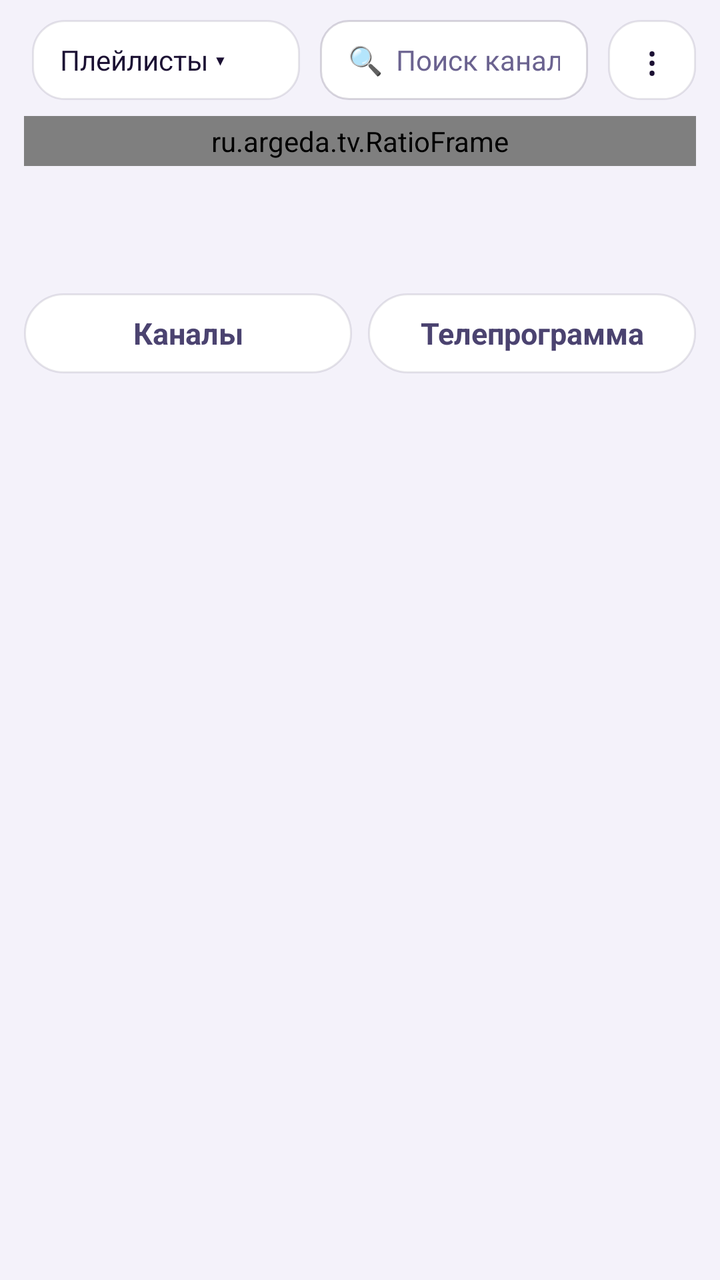
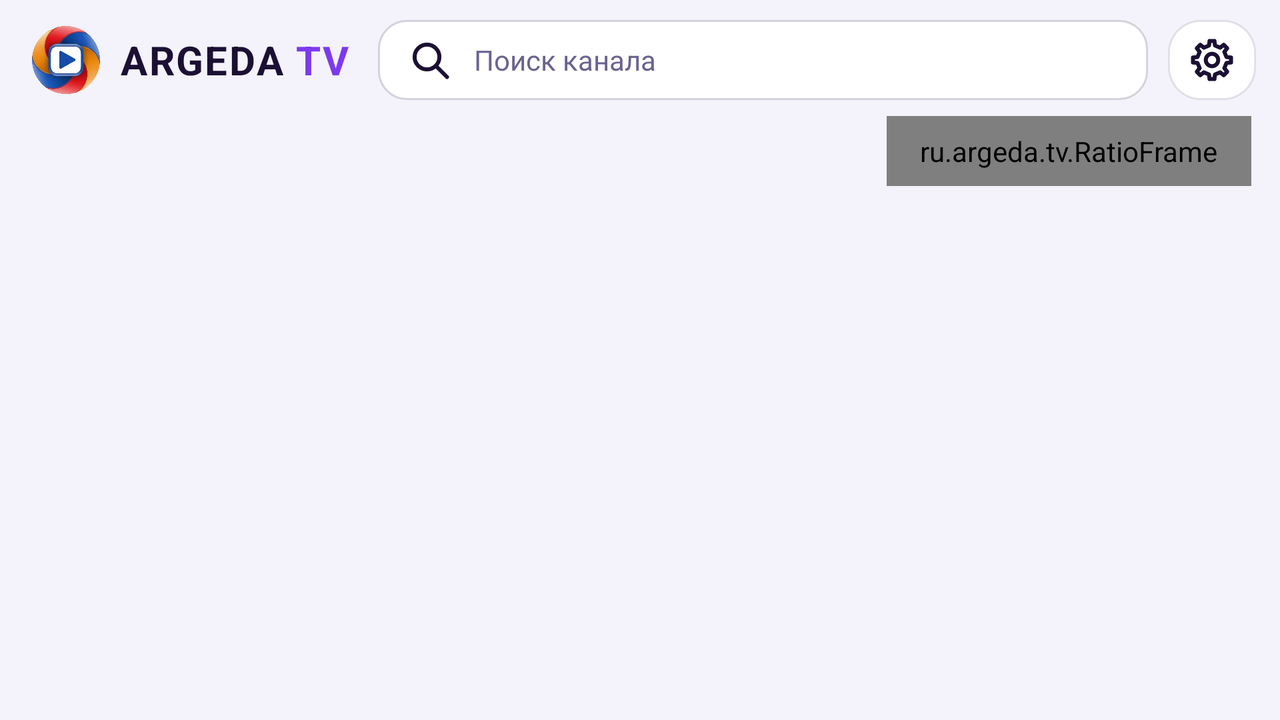

The same Android screen from two of the app's own layout files: first res/layout/ as a phone draws it, then the repository's variant for another configuration, drawn on a device whose configuration selects that folder. Both files follow.
<!-- AndroidManifest.xml: application theme AppTheme -->
<!-- res/layout/activity_main.xml -->
<?xml version="1.0" encoding="utf-8"?>
<LinearLayout xmlns:android="http://schemas.android.com/apk/res/android"
    xmlns:app="http://schemas.android.com/apk/res-auto"
    android:layout_width="match_parent" android:layout_height="match_parent"
    android:orientation="vertical" android:background="@color/bg" android:fitsSystemWindows="true">

    <LinearLayout android:id="@+id/top" android:layout_width="match_parent" android:layout_height="wrap_content"
        android:orientation="horizontal" android:gravity="center_vertical"
        android:paddingStart="16dp" android:paddingEnd="12dp" android:paddingTop="10dp" android:paddingBottom="8dp">

        <LinearLayout android:id="@+id/brand" android:layout_width="wrap_content" android:layout_height="wrap_content"
            android:orientation="horizontal" android:gravity="center_vertical" android:layout_marginEnd="14dp" android:visibility="gone">
            <ImageView android:layout_width="34dp" android:layout_height="34dp" android:src="@drawable/brand_logo"
                android:importantForAccessibility="no" />
            <TextView android:layout_width="wrap_content" android:layout_height="wrap_content" android:layout_marginStart="10dp"
                android:text="@string/brand" android:textColor="@color/text" android:textSize="20sp" android:textStyle="bold"
                android:letterSpacing="0.04" />
        </LinearLayout>

        <TextView android:id="@+id/source" android:layout_width="0dp" android:layout_height="40dp" android:layout_weight="1"
            android:background="@drawable/btn_bg" android:focusable="true" android:clickable="true"
            android:gravity="center_vertical" android:paddingStart="14dp" android:paddingEnd="14dp"
            android:singleLine="true" android:ellipsize="end" android:textColor="@color/text" android:textSize="14sp"
            android:text="Плейлисты ▾" />

        <EditText android:id="@+id/search" android:layout_width="0dp" android:layout_height="40dp" android:layout_weight="1"
            android:layout_marginStart="10dp" android:background="@drawable/field_bg" android:hint="🔍  Поиск канала"
            android:imeOptions="actionSearch" android:inputType="text" android:singleLine="true"
            android:paddingStart="14dp" android:paddingEnd="14dp" android:textColor="@color/text"
            android:textColorHint="@color/muted" android:textSize="14sp" />

        <TextView android:id="@+id/menu" android:layout_width="44dp" android:layout_height="40dp"
            android:layout_marginStart="10dp" android:background="@drawable/btn_bg" android:focusable="true"
            android:clickable="true" android:gravity="center" android:text="⋮" android:textColor="@color/text"
            android:textSize="20sp" android:contentDescription="Меню" />
    </LinearLayout>

    <FrameLayout android:layout_width="match_parent" android:layout_height="0dp" android:layout_weight="1">

        <LinearLayout android:id="@+id/body" android:layout_width="match_parent" android:layout_height="match_parent"
            android:orientation="vertical">
            <LinearLayout android:layout_width="match_parent" android:layout_height="wrap_content"
                android:orientation="vertical" android:paddingStart="12dp" android:paddingEnd="12dp">
            <ru.argeda.tv.RatioFrame android:id="@+id/pv" android:layout_width="match_parent" android:layout_height="wrap_content"
                android:background="@drawable/preview_bg" android:focusable="true" android:clickable="true" android:padding="3dp">
                <androidx.media3.ui.PlayerView android:id="@+id/preview" android:layout_width="match_parent"
                    android:layout_height="match_parent" app:use_controller="false" app:resize_mode="fit" app:surface_type="texture_view"
                    app:shutter_background_color="@android:color/black" android:focusable="false" />
                <ProgressBar android:id="@+id/pBuf" android:layout_width="40dp" android:layout_height="40dp"
                    android:layout_gravity="center" android:indeterminateTint="@color/accentLight" android:visibility="gone" />
                <TextView android:id="@+id/pMsg" android:layout_width="wrap_content" android:layout_height="wrap_content"
                    android:layout_gravity="center" android:layout_margin="12dp" android:gravity="center"
                    android:textColor="#E6FFFFFF" android:textSize="13sp" android:visibility="gone" />
                <TextView android:id="@+id/pArch" android:layout_width="wrap_content" android:layout_height="wrap_content"
                    android:layout_gravity="top|start" android:layout_margin="8dp" android:background="@drawable/mark_bg"
                    android:paddingStart="6dp" android:paddingEnd="6dp" android:text="ЗАПИСЬ" android:textColor="@color/text"
                    android:textSize="11sp" android:visibility="gone" />
            </ru.argeda.tv.RatioFrame>
            <TextView android:id="@+id/pTitle" android:layout_width="match_parent" android:layout_height="wrap_content"
                android:layout_marginTop="10dp" android:singleLine="true" android:ellipsize="end"
                android:textColor="@color/text" android:textSize="17sp" android:textStyle="bold" />
            <TextView android:id="@+id/pNow" android:layout_width="match_parent" android:layout_height="wrap_content"
                android:layout_marginTop="2dp" android:singleLine="true" android:ellipsize="end"
                android:textColor="@color/muted" android:textSize="14sp" />
            <ProgressBar android:id="@+id/pProg" style="@android:style/Widget.Material.ProgressBar.Horizontal"
                android:layout_width="match_parent" android:layout_height="4dp" android:layout_marginTop="6dp"
                android:max="1000" android:progressTint="@color/accentLight" android:progressBackgroundTint="@color/panel2" android:visibility="gone" />
            </LinearLayout>
            <LinearLayout android:layout_width="match_parent" android:layout_height="wrap_content"
                android:layout_marginTop="10dp" android:layout_marginBottom="6dp" android:orientation="horizontal"
                android:paddingStart="12dp" android:paddingEnd="12dp">
                <TextView android:id="@+id/tChannels" style="@style/Tab" android:layout_width="0dp" android:layout_weight="1"
                    android:text="Каналы" />
                <TextView android:id="@+id/tEpg" style="@style/Tab" android:layout_width="0dp" android:layout_weight="1"
                    android:layout_marginStart="8dp" android:text="Телепрограмма" />
            </LinearLayout>
            <FrameLayout android:layout_width="match_parent" android:layout_height="0dp" android:layout_weight="1">
                <androidx.recyclerview.widget.RecyclerView android:id="@+id/channels"
                    android:layout_width="match_parent" android:layout_height="match_parent"
                    android:paddingStart="4dp" android:paddingEnd="4dp" android:paddingBottom="12dp" android:clipToPadding="false" />
                <FrameLayout android:id="@+id/epgBox" android:layout_width="match_parent" android:layout_height="match_parent"
                    android:paddingStart="8dp" android:paddingEnd="8dp" android:visibility="gone">
                <TextView android:id="@+id/epgEmpty" android:layout_width="match_parent" android:layout_height="wrap_content"
                    android:padding="12dp" android:textColor="@color/muted" android:textSize="14sp" android:visibility="gone" />
                <androidx.recyclerview.widget.RecyclerView android:id="@+id/epgList" android:layout_width="match_parent"
                    android:layout_height="match_parent" android:clipToPadding="false" android:paddingBottom="12dp" />
                </FrameLayout>
            </FrameLayout>
        </LinearLayout>

        <LinearLayout android:id="@+id/empty" android:layout_width="match_parent" android:layout_height="match_parent"
            android:orientation="vertical" android:gravity="center" android:padding="32dp" android:visibility="gone">
            <TextView android:id="@+id/emptyText" android:layout_width="wrap_content" android:layout_height="wrap_content"
                android:gravity="center" android:textColor="@color/text" android:textSize="18sp"
                android:text="Добавьте плейлист вашего IPTV-провайдера" />
            <TextView android:layout_width="wrap_content" android:layout_height="wrap_content" android:layout_marginTop="8dp"
                android:gravity="center" android:textColor="@color/muted" android:textSize="14sp"
                android:text="Ссылка M3U, логин Xtream Codes или файл .m3u с телефона.\nВ приложении нет своих каналов — только ваши." />
            <TextView android:id="@+id/emptyBtn" android:layout_width="wrap_content" android:layout_height="48dp"
                android:layout_marginTop="20dp" android:background="@drawable/btn_primary" android:focusable="true"
                android:clickable="true" android:gravity="center" android:paddingStart="28dp" android:paddingEnd="28dp"
                android:text="＋  Добавить плейлист" android:textColor="@android:color/white" android:textSize="16sp" android:textStyle="bold" />
        </LinearLayout>

        <LinearLayout android:id="@+id/loading" android:layout_width="match_parent" android:layout_height="match_parent"
            android:orientation="vertical" android:gravity="center" android:visibility="gone">
            <ProgressBar android:layout_width="48dp" android:layout_height="48dp" android:indeterminateTint="@color/accentLight" />
            <TextView android:id="@+id/loadingText" android:layout_width="wrap_content" android:layout_height="wrap_content"
                android:layout_marginTop="12dp" android:textColor="@color/muted" android:text="Загружаю плейлист…" />
        </LinearLayout>
    </FrameLayout>
</LinearLayout>
<!-- resources referenced by this layout -->
<resources>
  <color name="accentLight">#7C3AED</color>
  <color name="bg">#F4F2FA</color>
  <color name="muted">#6B6390</color>
  <color name="panel2">#FFFFFF</color>
  <color name="text">#1B1033</color>
  <!-- drawable brand_logo (drawable) -->
  <?xml version="1.0" encoding="utf-8"?>
  <layer-list xmlns:android="http://schemas.android.com/apk/res/android">
      <item android:drawable="@drawable/brand_mark" />
  </layer-list>
  <!-- drawable field_bg (drawable) -->
  <?xml version="1.0" encoding="utf-8"?>
  <selector xmlns:android="http://schemas.android.com/apk/res/android">
      <item android:state_focused="true">
          <shape><solid android:color="@color/focus" /><corners android:radius="14dp" />
              <stroke android:width="2dp" android:color="@color/accentLight" /></shape>
      </item>
      <item>
          <shape><solid android:color="@color/panel2" /><corners android:radius="14dp" />
              <stroke android:width="1dp" android:color="@color/border2" /></shape>
      </item>
  </selector>
  <!-- drawable mark_bg (drawable) -->
  <?xml version="1.0" encoding="utf-8"?>
  <shape xmlns:android="http://schemas.android.com/apk/res/android"><solid android:color="@color/focus" /><corners android:radius="6dp" /></shape>
  <!-- drawable preview_bg (drawable) -->
  <?xml version="1.0" encoding="utf-8"?>
  <selector xmlns:android="http://schemas.android.com/apk/res/android">
      <item android:state_focused="true">
          <shape><gradient android:angle="315" android:startColor="#7C3AED" android:endColor="#C084FC" /><corners android:radius="18dp" /></shape>
      </item>
      <item>
          <shape><solid android:color="#000000" /><corners android:radius="18dp" />
              <stroke android:width="1dp" android:color="@color/previewBorder" /></shape>
      </item>
  </selector>
  <string name="brand">ARGEDA <font color="#7C3AED">TV</font></string>
  <style name="Tab" parent="Btn">
          <item name="android:layout_height">40dp</item>
          <item name="android:background">@drawable/tab_bg</item>
          <item name="android:paddingStart">16dp</item>
          <item name="android:paddingEnd">16dp</item>
          <item name="android:textColor">@color/tab_text</item>
          <item name="android:textStyle">bold</item>
      </style>
  <style name="AppTheme" parent="BaseTheme">
          <item name="android:windowBackground">@color/bg</item>
          <item name="android:colorAccent">@color/accent</item>
          <item name="android:colorPrimary">@color/panel</item>
          <item name="android:colorPrimaryDark">@color/bg</item>
          <item name="android:statusBarColor">@color/bg</item>
          <item name="android:navigationBarColor">@color/bg</item>
          <item name="android:textColorPrimary">@color/text</item>
          <item name="android:textColorSecondary">@color/muted</item>
      </style>
  <!-- drawable brand_mark (drawable) -->
  <?xml version="1.0" encoding="utf-8"?>
  <bitmap xmlns:android="http://schemas.android.com/apk/res/android"
      android:src="@drawable/brand_mark_art"
      android:filter="true"
      android:gravity="fill" />
  <color name="focus">#EDE7FD</color>
  <color name="focusRing">#7C3AED</color>
  <color name="border">#1A1B1033</color>
  <color name="border2">#291B1033</color>
  <color name="previewBorder">#4D7C3AED</color>
  <style name="BaseTheme" parent="@android:style/Theme.Material.Light.NoActionBar">
          <item name="android:windowLightStatusBar">true</item>
      </style>
  <color name="accent">#7C3AED</color>
  <color name="panel">#FFFFFF</color>
  <!-- some entries are left out for length -->
</resources>
<!-- res/layout-w600dp/activity_main.xml (the repository's variant of the layout above) -->
<!-- drawn on the phone turned sideways -->
<?xml version="1.0" encoding="utf-8"?>
<LinearLayout xmlns:android="http://schemas.android.com/apk/res/android"
    xmlns:app="http://schemas.android.com/apk/res-auto"
    android:layout_width="match_parent" android:layout_height="match_parent"
    android:orientation="vertical" android:background="@color/bg" android:fitsSystemWindows="true">

    <LinearLayout android:id="@+id/top" android:layout_width="match_parent" android:layout_height="wrap_content"
        android:orientation="horizontal" android:gravity="center_vertical"
        android:paddingStart="16dp" android:paddingEnd="12dp" android:paddingTop="10dp" android:paddingBottom="8dp">

        <LinearLayout android:id="@+id/brand" android:layout_width="wrap_content" android:layout_height="wrap_content"
            android:orientation="horizontal" android:gravity="center_vertical" android:layout_marginEnd="14dp">
            <ImageView android:layout_width="34dp" android:layout_height="34dp" android:src="@drawable/brand_logo"
                android:importantForAccessibility="no" />
            <TextView android:layout_width="wrap_content" android:layout_height="wrap_content" android:layout_marginStart="10dp"
                android:text="@string/brand" android:textColor="@color/text" android:textSize="20sp" android:textStyle="bold"
                android:letterSpacing="0.04" />
        </LinearLayout>

        <TextView android:id="@+id/source" android:layout_width="0dp" android:layout_height="40dp" android:layout_weight="1"
            android:visibility="gone"
            android:background="@drawable/btn_bg" android:focusable="true" android:clickable="true"
            android:gravity="center_vertical" android:paddingStart="14dp" android:paddingEnd="14dp"
            android:singleLine="true" android:ellipsize="end" android:textColor="@color/text" android:textSize="14sp"
            android:text="Плейлисты ▾" />

        <EditText android:id="@+id/search" android:layout_width="0dp" android:layout_height="40dp" android:layout_weight="1"
            android:background="@drawable/field_bg" android:hint="Поиск канала"
            android:drawableStart="@drawable/ic_search" android:drawablePadding="10dp"
            android:imeOptions="actionSearch" android:inputType="text" android:singleLine="true"
            android:paddingStart="14dp" android:paddingEnd="14dp" android:textColor="@color/text"
            android:textColorHint="@color/muted" android:textSize="14sp" />

        <ImageView android:id="@+id/menu" android:layout_width="44dp" android:layout_height="40dp"
            android:layout_marginStart="10dp" android:background="@drawable/btn_bg" android:focusable="true"
            android:clickable="true" android:padding="8dp" android:scaleType="fitCenter"
            android:src="@drawable/ic_settings" android:contentDescription="Настройки" />
    </LinearLayout>

    <FrameLayout android:layout_width="match_parent" android:layout_height="0dp" android:layout_weight="1">

        <LinearLayout android:id="@+id/body" android:layout_width="match_parent" android:layout_height="match_parent"
            android:orientation="horizontal">
            <androidx.recyclerview.widget.RecyclerView android:id="@+id/groups"
                android:layout_width="200dp" android:layout_height="match_parent"
                android:paddingStart="8dp" android:paddingEnd="4dp" android:paddingBottom="12dp" android:clipToPadding="false" />
            <androidx.recyclerview.widget.RecyclerView android:id="@+id/channels"
                android:layout_width="0dp" android:layout_height="match_parent" android:layout_weight="1.15"
                android:paddingStart="4dp" android:paddingEnd="4dp" android:paddingBottom="12dp" android:clipToPadding="false" />
            <LinearLayout android:id="@+id/right" android:layout_width="0dp" android:layout_height="match_parent"
                android:layout_weight="1" android:orientation="vertical" android:paddingStart="8dp" android:paddingEnd="14dp">
            <ru.argeda.tv.RatioFrame android:id="@+id/pv" android:layout_width="match_parent" android:layout_height="wrap_content"
                android:background="@drawable/preview_bg" android:focusable="true" android:clickable="true" android:padding="8dp">
                <androidx.media3.ui.PlayerView android:id="@+id/preview" android:layout_width="match_parent"
                    android:layout_height="match_parent" app:use_controller="false" app:resize_mode="fit"
                    app:shutter_background_color="@android:color/black" android:focusable="false" />
                <ProgressBar android:id="@+id/pBuf" android:layout_width="40dp" android:layout_height="40dp"
                    android:layout_gravity="center" android:indeterminateTint="@color/accentLight" android:visibility="gone" />
                <TextView android:id="@+id/pMsg" android:layout_width="wrap_content" android:layout_height="wrap_content"
                    android:layout_gravity="center" android:layout_margin="12dp" android:gravity="center"
                    android:textColor="#E6FFFFFF" android:textSize="13sp" android:visibility="gone" />
                <TextView android:id="@+id/pArch" android:layout_width="wrap_content" android:layout_height="wrap_content"
                    android:layout_gravity="top|start" android:layout_margin="8dp" android:background="@drawable/mark_bg"
                    android:paddingStart="6dp" android:paddingEnd="6dp" android:text="ЗАПИСЬ" android:textColor="@color/text"
                    android:textSize="11sp" android:visibility="gone" />
            </ru.argeda.tv.RatioFrame>
            <TextView android:id="@+id/pTitle" android:layout_width="match_parent" android:layout_height="wrap_content"
                android:layout_marginTop="10dp" android:singleLine="true" android:ellipsize="end"
                android:textColor="@color/text" android:textSize="17sp" android:textStyle="bold" />
            <TextView android:id="@+id/pNow" android:layout_width="match_parent" android:layout_height="wrap_content"
                android:layout_marginTop="2dp" android:singleLine="true" android:ellipsize="end"
                android:textColor="@color/muted" android:textSize="14sp" />
            <ProgressBar android:id="@+id/pProg" style="@android:style/Widget.Material.ProgressBar.Horizontal"
                android:layout_width="match_parent" android:layout_height="4dp" android:layout_marginTop="6dp"
                android:max="1000" android:progressTint="@color/accentLight" android:progressBackgroundTint="@color/panel2" android:visibility="gone" />
            <TextView android:id="@+id/pDesc" android:layout_width="match_parent" android:layout_height="wrap_content"
                android:layout_marginTop="6dp" android:maxLines="3" android:ellipsize="end"
                android:textColor="@color/muted" android:textSize="13sp" android:visibility="gone" />
            <FrameLayout android:layout_width="match_parent" android:layout_height="0dp" android:layout_weight="1"
                android:layout_marginTop="6dp">
                <TextView android:id="@+id/epgEmpty" android:layout_width="match_parent" android:layout_height="wrap_content"
                    android:padding="12dp" android:textColor="@color/muted" android:textSize="14sp" android:visibility="gone" />
                <androidx.recyclerview.widget.RecyclerView android:id="@+id/epgList" android:layout_width="match_parent"
                    android:layout_height="match_parent" android:clipToPadding="false" android:paddingBottom="12dp" />
            </FrameLayout>
            </LinearLayout>
        </LinearLayout>

        <LinearLayout android:id="@+id/empty" android:layout_width="match_parent" android:layout_height="match_parent"
            android:orientation="vertical" android:gravity="center" android:padding="32dp" android:visibility="gone">
            <TextView android:id="@+id/emptyText" android:layout_width="wrap_content" android:layout_height="wrap_content"
                android:gravity="center" android:textColor="@color/text" android:textSize="18sp"
                android:text="Добавьте плейлист вашего IPTV-провайдера" />
            <TextView android:layout_width="wrap_content" android:layout_height="wrap_content" android:layout_marginTop="8dp"
                android:gravity="center" android:textColor="@color/muted" android:textSize="14sp"
                android:text="Ссылка M3U, логин Xtream Codes или файл .m3u с телефона.\nВ приложении нет своих каналов — только ваши." />
            <TextView android:id="@+id/emptyBtn" android:layout_width="wrap_content" android:layout_height="48dp"
                android:layout_marginTop="20dp" android:background="@drawable/btn_primary" android:focusable="true"
                android:clickable="true" android:gravity="center" android:paddingStart="28dp" android:paddingEnd="28dp"
                android:text="Добавить плейлист"
                android:drawableStart="@drawable/ic_plus" android:drawablePadding="10dp" android:textColor="@android:color/white" android:textSize="16sp" android:textStyle="bold" />
        </LinearLayout>

        <LinearLayout android:id="@+id/loading" android:layout_width="match_parent" android:layout_height="match_parent"
            android:orientation="vertical" android:gravity="center" android:visibility="gone">
            <ProgressBar android:layout_width="48dp" android:layout_height="48dp" android:indeterminateTint="@color/accentLight" />
            <TextView android:id="@+id/loadingText" android:layout_width="wrap_content" android:layout_height="wrap_content"
                android:layout_marginTop="12dp" android:textColor="@color/muted" android:text="Загружаю плейлист…" />
        </LinearLayout>
    </FrameLayout>
</LinearLayout>
<!-- resources referenced by the variant -->
<!-- as the phone turned sideways resolves them -->
<resources>
  <color name="accentLight">#7C3AED</color>
  <color name="bg">#F4F2FA</color>
  <color name="muted">#6B6390</color>
  <color name="panel2">#FFFFFF</color>
  <color name="text">#1B1033</color>
  <!-- drawable brand_logo (drawable) -->
  <?xml version="1.0" encoding="utf-8"?>
  <layer-list xmlns:android="http://schemas.android.com/apk/res/android">
      <item android:drawable="@drawable/brand_mark" />
  </layer-list>
  <!-- drawable field_bg (drawable) -->
  <?xml version="1.0" encoding="utf-8"?>
  <selector xmlns:android="http://schemas.android.com/apk/res/android">
      <item android:state_focused="true">
          <shape><solid android:color="@color/focus" /><corners android:radius="14dp" />
              <stroke android:width="2dp" android:color="@color/accentLight" /></shape>
      </item>
      <item>
          <shape><solid android:color="@color/panel2" /><corners android:radius="14dp" />
              <stroke android:width="1dp" android:color="@color/border2" /></shape>
      </item>
  </selector>
  <!-- drawable ic_plus (drawable) -->
  <?xml version="1.0" encoding="utf-8"?>
  <vector xmlns:android="http://schemas.android.com/apk/res/android"
      android:width="24dp" android:height="24dp" android:viewportWidth="24" android:viewportHeight="24"
      android:autoMirrored="false">
      <path android:pathData="M12,5 L12,19 M5,12 L19,12"
          android:strokeColor="#FFFFFF" android:strokeWidth="2" android:strokeLineCap="round" android:strokeLineJoin="round" />
  </vector>
  <!-- drawable mark_bg (drawable) -->
  <?xml version="1.0" encoding="utf-8"?>
  <shape xmlns:android="http://schemas.android.com/apk/res/android"><solid android:color="@color/focus" /><corners android:radius="6dp" /></shape>
  <!-- drawable preview_bg (drawable) -->
  <?xml version="1.0" encoding="utf-8"?>
  <selector xmlns:android="http://schemas.android.com/apk/res/android">
      <item android:state_focused="true">
          <shape><gradient android:angle="315" android:startColor="#7C3AED" android:endColor="#C084FC" /><corners android:radius="18dp" /></shape>
      </item>
      <item>
          <shape><solid android:color="#000000" /><corners android:radius="18dp" />
              <stroke android:width="1dp" android:color="@color/previewBorder" /></shape>
      </item>
  </selector>
  <string name="brand">ARGEDA <font color="#7C3AED">TV</font></string>
  <style name="AppTheme" parent="BaseTheme">
          <item name="android:windowBackground">@color/bg</item>
          <item name="android:colorAccent">@color/accent</item>
          <item name="android:colorPrimary">@color/panel</item>
          <item name="android:colorPrimaryDark">@color/bg</item>
          <item name="android:statusBarColor">@color/bg</item>
          <item name="android:navigationBarColor">@color/bg</item>
          <item name="android:textColorPrimary">@color/text</item>
          <item name="android:textColorSecondary">@color/muted</item>
      </style>
  <!-- drawable brand_mark (drawable) -->
  <?xml version="1.0" encoding="utf-8"?>
  <bitmap xmlns:android="http://schemas.android.com/apk/res/android"
      android:src="@drawable/brand_mark_art"
      android:filter="true"
      android:gravity="fill" />
  <color name="focus">#EDE7FD</color>
  <color name="focusRing">#7C3AED</color>
  <color name="border">#1A1B1033</color>
  <color name="border2">#291B1033</color>
  <color name="previewBorder">#4D7C3AED</color>
  <style name="BaseTheme" parent="@android:style/Theme.Material.Light.NoActionBar">
          <item name="android:windowLightStatusBar">true</item>
      </style>
  <color name="accent">#7C3AED</color>
  <color name="panel">#FFFFFF</color>
  <!-- some entries are left out for length -->
</resources>
